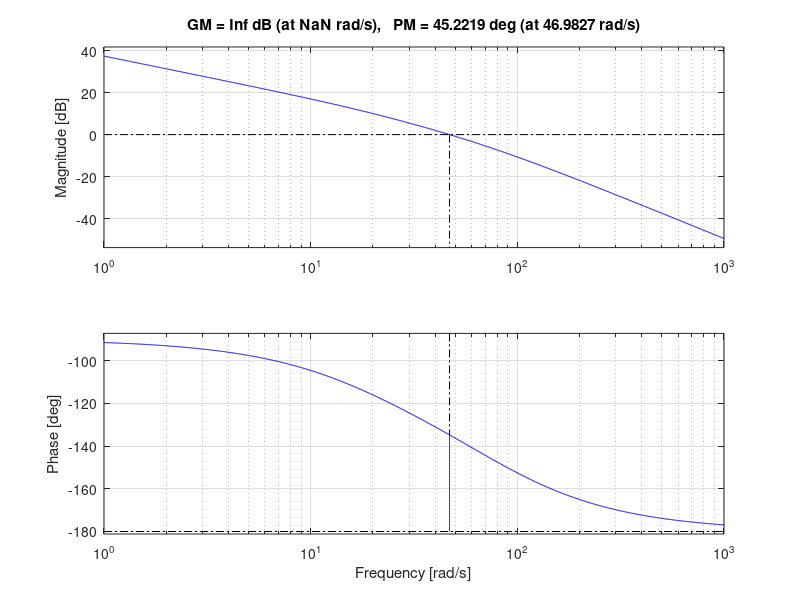

Write MATLAB code to recreate this figure.
s = tf('s');
num = 2500;
den = s*(s+25);
G = num / den;
Lead = (1/sqrt(1.84)) * (0.0157*1.84*s + 1) / (0.0157*s + 1);
margin(G*Lead)
G*Lead